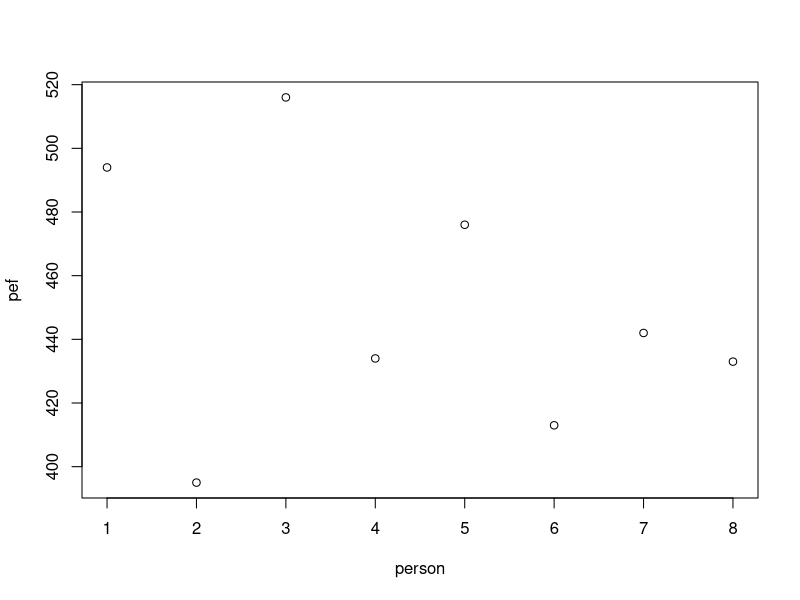
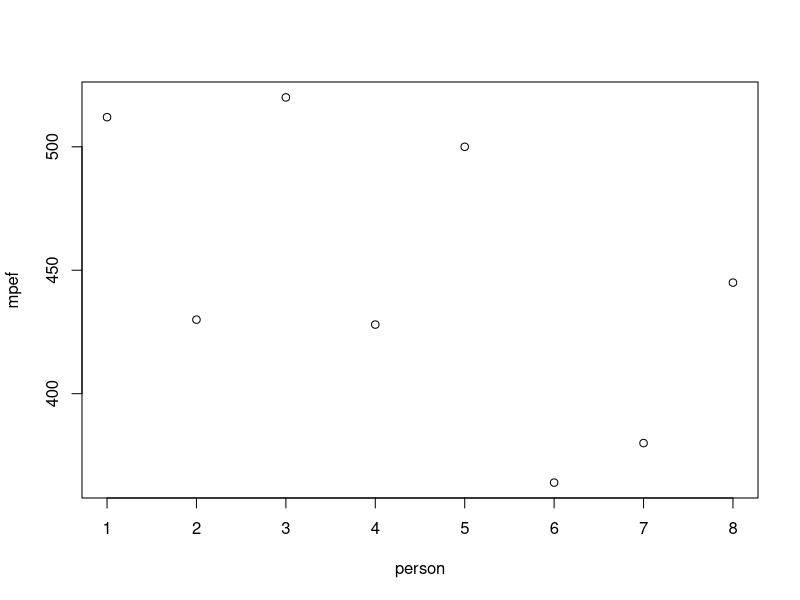
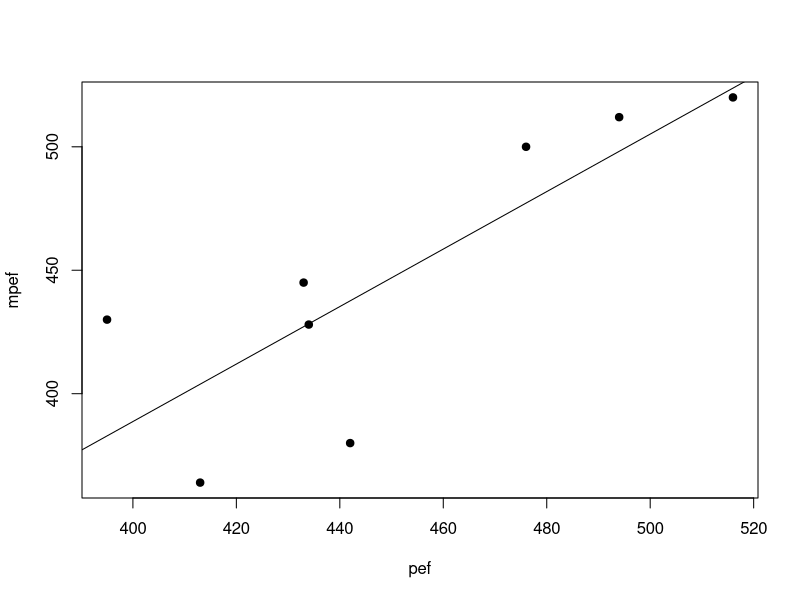

These charts were generated, in order, by the following R code:
pef = c(494, 395, 516, 434, 476, 413, 442, 433)
mpef = c(512, 430, 520, 428, 500, 364, 380, 445)
person = 1:8

plot(person, pef)
plot(person, mpef)

PC = cor(pef, mpef)
print(PC)

# Pearson corrolation = 0.8154886

cor.test(pef, mpef)

plot(pef, mpef, pch = 19)

fit = lm(mpef ~ pef)
summary(fit)
abline(fit)

# Least sqares fit of pef is 1.1642.

print(1.1642 * sd(pef) / mean(pef))

# Res = 0.106893